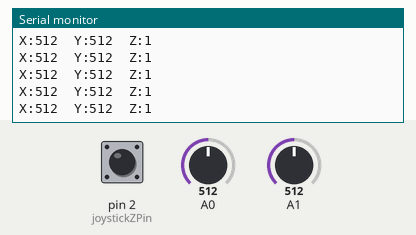
The sketch below on a simulated Arduino Uno, built with avr-gcc and run on an emulated ATmega328P. Parts: the last lines printed to the serial monitor. The inputs (shaded band) are chosen by the test bench; at power-on: A0 = 512, A1 = 512, pin 2 (joystickZPin) HIGH.

Above: at 4.2 s.
4.3 s: A0 set to 92
At 4.32 s:
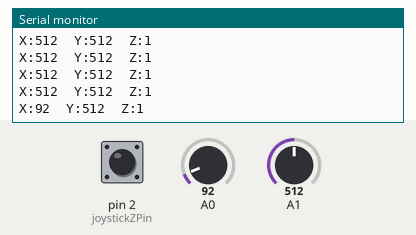
7.3 s: A0 set to 109
At 7.31 s:
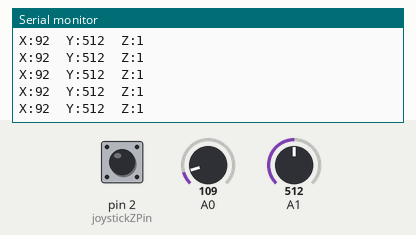
8.8 s: A1 set to 11
At 8.83 s:
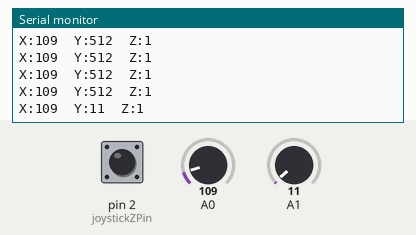
10.3 s: A1 set to 8
At 10.3 s:
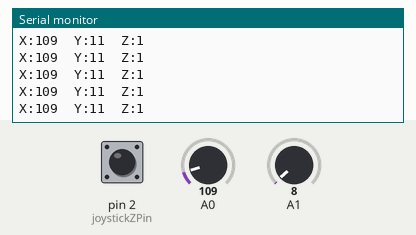
Timing chart, 0 to 13.3 s (numbered marks = the images above; inputs shaded):
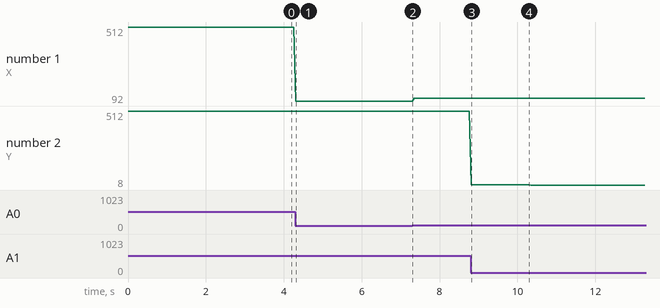

The sketch:

_27_JoystickModule.ino
```cpp
/***********************************************************
File name: _27_JoystickModule.ino
Description: We measure the information of joystick module,
             and displayed in the serial monitor.
Website: www.adeept.com
E-mail: support@adeept.com
Author: Tom
Date: 2016/06/16
***********************************************************/
int joystickXPin = 0;           // the joystick X pin connected to analog pin 0
int joystickYPin = 1;           // the joystick Y pin connected to analog pin 1
int joystickZPin = 2;           // the joystick S pin connected to digital pin 2
void setup()
{
  pinMode(joystickXPin, INPUT); //Set analog 0 port mode, the INPUT for the input
  pinMode(joystickYPin, INPUT); //Set analog 1 port mode, the INPUT for the input
  pinMode(joystickZPin, INPUT_PULLUP); //Set digital 2 port mode, the INPUT for the input
  Serial.begin(9600);          //opens serial port, sets data rate to 9600 bps
}
void loop()
{
 Serial.print("X:");             //send "X:" to the serial monitor
 Serial.print(analogRead(0));    //send X data to the serial monitor
 Serial.print("  Y:");           //send "  Y:" to the serial monitor
 Serial.print(analogRead(1));    //send Y data to the serial monitor
 Serial.print("  Z:");           //send "  Z:" to the serial monitor
 Serial.println(digitalRead(2)); //send Z data to the serial monitor
 delay(50);                      //delay 0.05 s
}
```

Measured:
- after the input at 4.3 s, the serial monitor: prints a new line at once (image 1)
- after the input at 8.8 s, the serial monitor: prints a new line at once (image 3)
- plotted number 1: 512 → 92 after the input at 4.3 s, 92 → 109 after the input at 7.3 s
- plotted number 2: 512 → 11 after the input at 8.8 s, 11 → 8 after the input at 10.3 s
